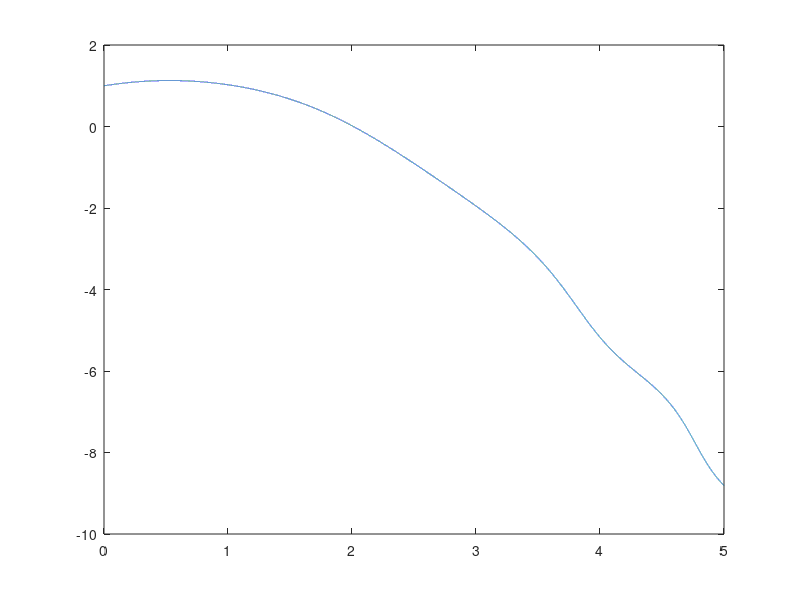

Reproduce this figure in MATLAB.
%% Simulation part 1 CTTV
clc;clear;close all;
%% Time steps:
Step = 0.0001;
T_end = 5;
t = 0:Step:T_end;
%% Variable
s = cell(1,length(t));
u = cell(1,length(t));
%% Parameters
M = 5000;
Tf = 5;
%% Initial value
s{1} = 1;
W_a_initial = [-1.32 -1.92 -0.34 3.73 0.25 0.53 0.46 0.26];
Y_a_initial = [2.41 0.45 0.71 0.34 1.24 -0.98 -0.77 0.65;
               -0.07 -0.99 1.43 -0.68 1.28 -1.11 -1.07 -0.89]';
b_a_initial = [-5.12 -1.08 -1.22 -0.95 0.47 -0.38 -1.99 1.1]';
%% Simulation
for i = 1:length(t)
    u{i} = W_a_initial*tanh(Y_a_initial*[s{i};t(i)]+b_a_initial);
    if i == length(t)
        break
    end
    %% Update state
    s{i+1} = s{i} + Step*(0.2*(2+sin(0.3*t(i)*s{i}))*s{i}+u{i});
end

s_m = cell2mat(s);
plot(t,s_m);